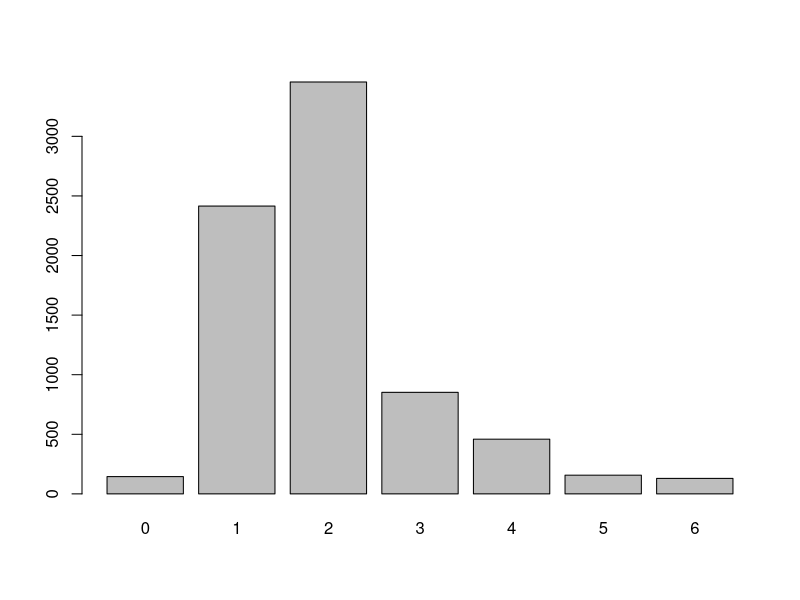
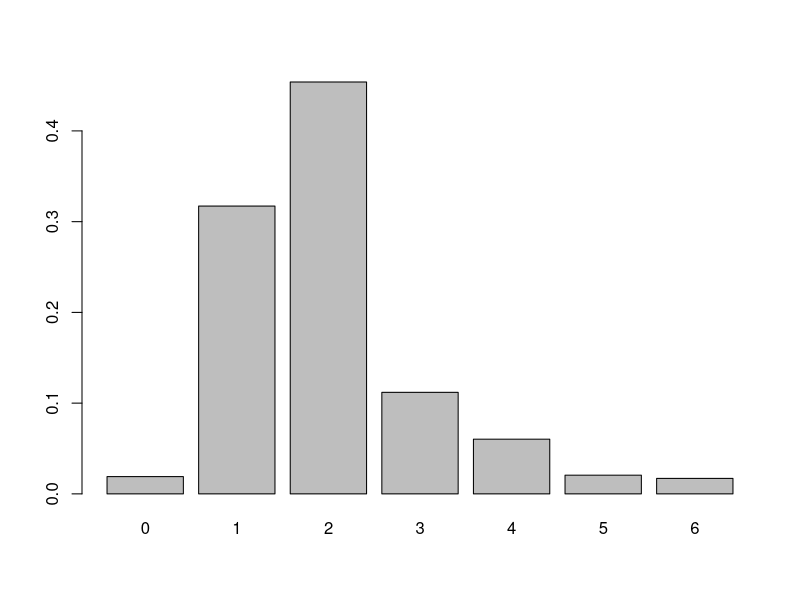

The R script that drew these images, in order:
# Guía del fichero: https://rpubs.com/probestaunal/tablas

######################
#  ANÁLISIS GRÁFICO  #
######################

# graficar las frecuencias relativas
nj <- c(145, 2415, 3456, 852, 459, 157, 130)
names(nj) <- 0:6
barplot(nj)

# graficar las frecuencias relativas
hj <- prop.table(nj)
barplot(hj)


##################################################################
#                   DISTRIBUCIÓN DE FRECUENCIAS                  #
##################################################################
# Considerar el siguiente conjunto de datos asociados con el     #
# nivel educativo de una muestra de empleados (Bachillerato (B), #
# Pregrado (P), Maestría (M), y Doctorado (D)). Elaborar la      #
# tabla de frecuencias correspondiente.                          #
#                                                                #
# B, D, M, B, B, P, B, M, B, B, B, P, B, M, B, B, M, B, M, B, B, #
# B, B, B, B, B, P, B, B, B, B, M, B, P, B, B, M, B, B, B, D, B, #
# M, B, P, B, B, B, P, P                                         #
##################################################################

# datos
edu <- c("B", "D", "M", "B", "B", "P", "B", "M", "B", "B", "B", "P", "B", "M", 
         "B", "B", "M", "B", "M", "B", "B", "B", "B", "B", "B", "B", "P", "B", 
         "B", "B", "B", "M", "B", "P", "B", "B", "M", "B", "B", "B", "D", "B", 
         "M", "B", "P", "B", "B", "B", "P", "P")
# tamaño de la muestra
n <- length(edu)
print(n)

# frecuencias absolutas
nj <- table(edu)
nj <- nj[c(1, 4, 3, 2)]
print(nj)

# frecuencias relativas
hj <- nj/n
print(hj)

# frecuencias absolutas acumuladas
Nj <- cumsum(nj)
print(Nj)

# frecuencias relativas acumuladas
Hj <- cumsum(hj)
print(Hj)

##################################################################################################
#                                    VARIABLES CUANTITATIVAS                                     #
##################################################################################################
# Considerar el siguiente conjunto de datos asociados con el peso (en kg) de una                 #
# muestra de materiales. Elaborar la distribución de frecuencias correspondiente.                #
#                                                                                                #
# 103.1, 82.1 , 106.2, 100.9, 91.8, 96.1 , 126.9, 119.8, 93.1 , 86.8, 75.2 , 93.0, 82.3 , 94.8,  #
# 64.2 , 105.3, 108.0, 86.3 , 81.8, 138.1, 92.5, 66.3 , 66.6 , 142.2, 96.5 , 74.8, 95.4 , 100.1, #
# 81.9 , 112.0, 116.8, 103.2, 66.1, 60.4 , 78.7                                                  #
##################################################################################################

# datos
peso<- c(103.1, 82.1, 106.2, 100.9, 91.8,  96.1,  126.9, 119.8, 93.1, 86.8, 75.2, 93.0, 
         82.3,  94.8, 64.2,  105.3, 108.0, 86.3,  81.8,  138.1, 92.5, 66.3, 66.6, 142.2,    
         96.5,  74.8, 95.4,  100.1, 81.9,  112.0, 116.8, 103.2, 66.1, 60.4, 78.7)
# tamaño de la muestra
n <- length(peso)
print(n)

# numero de intervalos
m <- floor(1 + 3.3*log(n, base = 10))
print(m)

# rango
R <- max(peso) - min(peso)
print(R)

# amplitud
a <- R/m
print(a)

# limites
lim <- min(peso) + (0:m)*a
print(lim)

# frecuencias absolutas
nj <- table(cut(x = peso, breaks = lim, include.lowest = T))
print(nj)

# frecuencias relativas
hj <- nj/n
print(hj)

# frecuencias absolutas acumuladas
Nj <- cumsum(nj)
print(Nj)

# frecuencias relativas acumuladas
Hj <- cumsum(hj)
print(Hj)